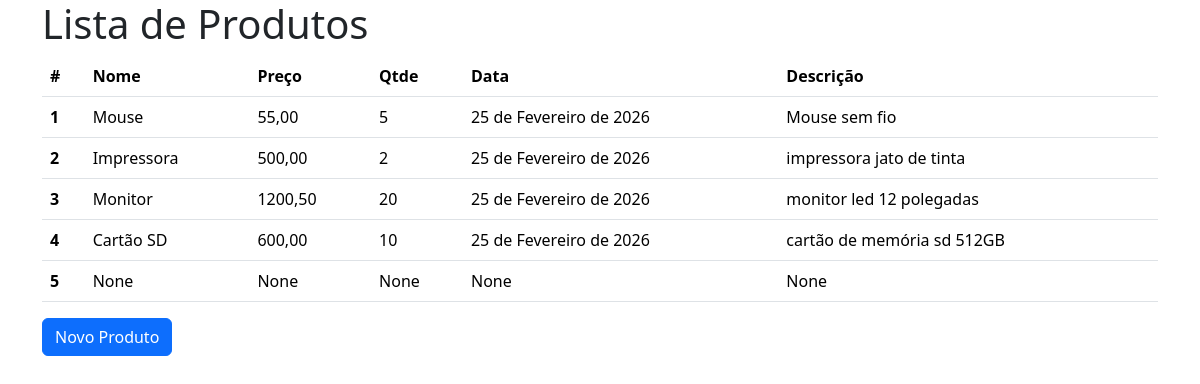
Screenshot of /produto with the database file from the repository.
### aplicacao/models.py (models this page shows)
class Produto(models.Model):
    nome = models.CharField(max_length=100, null=True, blank=True)
    preco = models.DecimalField(decimal_places=2, max_digits=10, null=True, blank=True)
    qtde = models.IntegerField(null=True, blank=True)
    descricao = models.CharField(max_length=250, null=True, blank=True)
    data = models.DateField(null=True, blank=True)

### aplicacao/views.py (the view)
# urls.py: path('produto', produto, name="urlproduto"),
def produto(request):
    produtos = Produto.objects.all()
    context = {'produtos': produtos}
    return render(request, "produto.html", context)

### aplicacao/templates/produto.html (shortened to what this page needs)
{% load bootstrap5 %}
<!DOCTYPE html>
<html lang="en">
<head>
    {% bootstrap_css %}
</head>
<body>
    <div class="container">
    <h1>Lista de Produtos</h1>
    <table class="table table-hover">
        <thead>
          <tr>
            <th scope="col">#</th>
            <th scope="col">Nome</th>
            <th scope="col">Preço</th>
            <th scope="col">Qtde</th>
            <th scope="col">Data</th>
            <th scope="col">Descrição</th>
          </tr>
        </thead>
        <tbody>
        {% for produto in produtos %}
          <tr>
            <th scope="row">{{produto.id}}</th>
            <td>{{produto.nome}}</td>
            <td> {{produto.preco}}</td>
            <td> {{produto.qtde}}</td>
            <td> {{produto.data}}</td>
            <td> {{produto.descricao}}</td>
          </tr>
          {% endfor %}
        </tbody>
      </table>
        <form action="{% url 'urlcadastrarProduto' %}" method="post">
            <input type="submit" value="Novo Produto" class="btn btn-primary"/>
        </form>
    </div>
</body>
</html>

### rows the page displays
Produto: id "1", nome "Mouse", preco "55,00", qtde "5", data "25 de Fevereiro de 2026", descricao "Mouse sem fio"
Produto: id "2", nome "Impressora", preco "500,00", qtde "2", data "25 de Fevereiro de 2026", descricao "impressora jato de tinta"
Produto: id "3", nome "Monitor", preco "1200,50", qtde "20", data "25 de Fevereiro de 2026", descricao "monitor led 12 polegadas"
Produto: id "4", nome "Cartão SD", preco "600,00", qtde "10", data "25 de Fevereiro de 2026", descricao "cartão de memória sd 512GB"
Produto: id "5", nome "None", preco "None", qtde "None", data "None", descricao "None"
